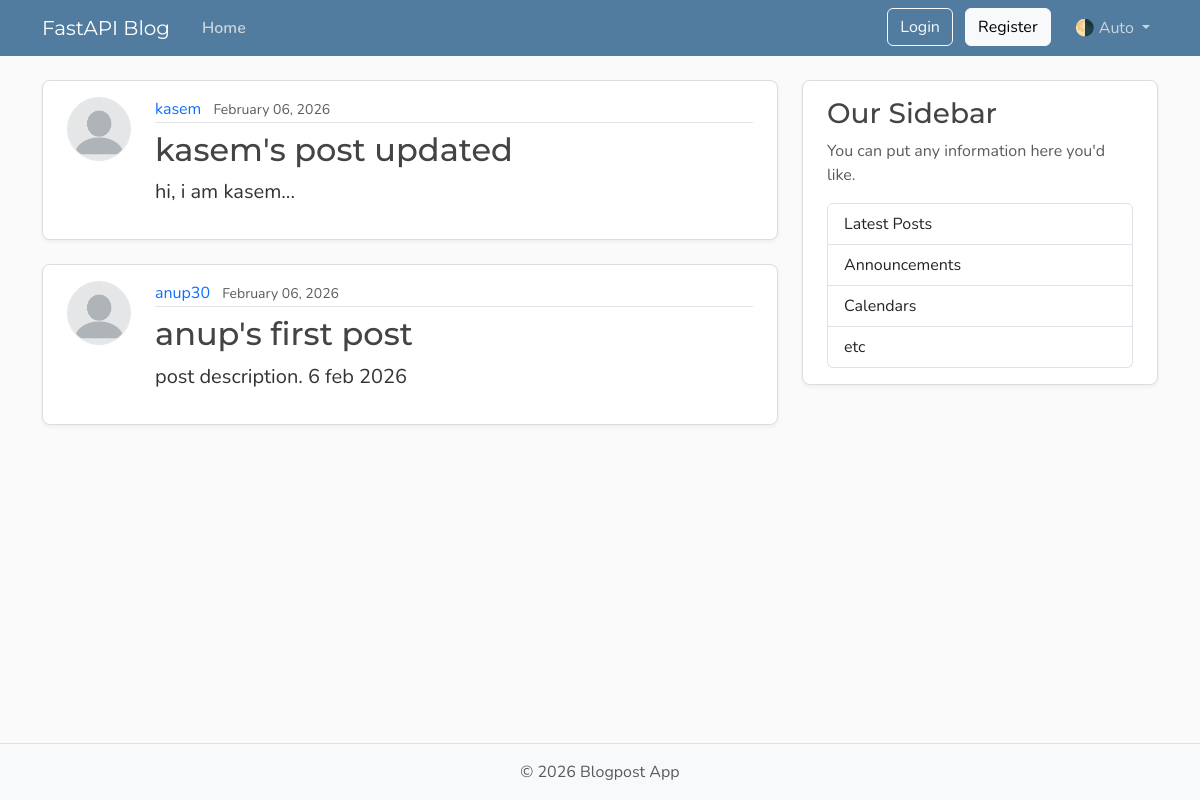
Page /posts on the earlier database version.
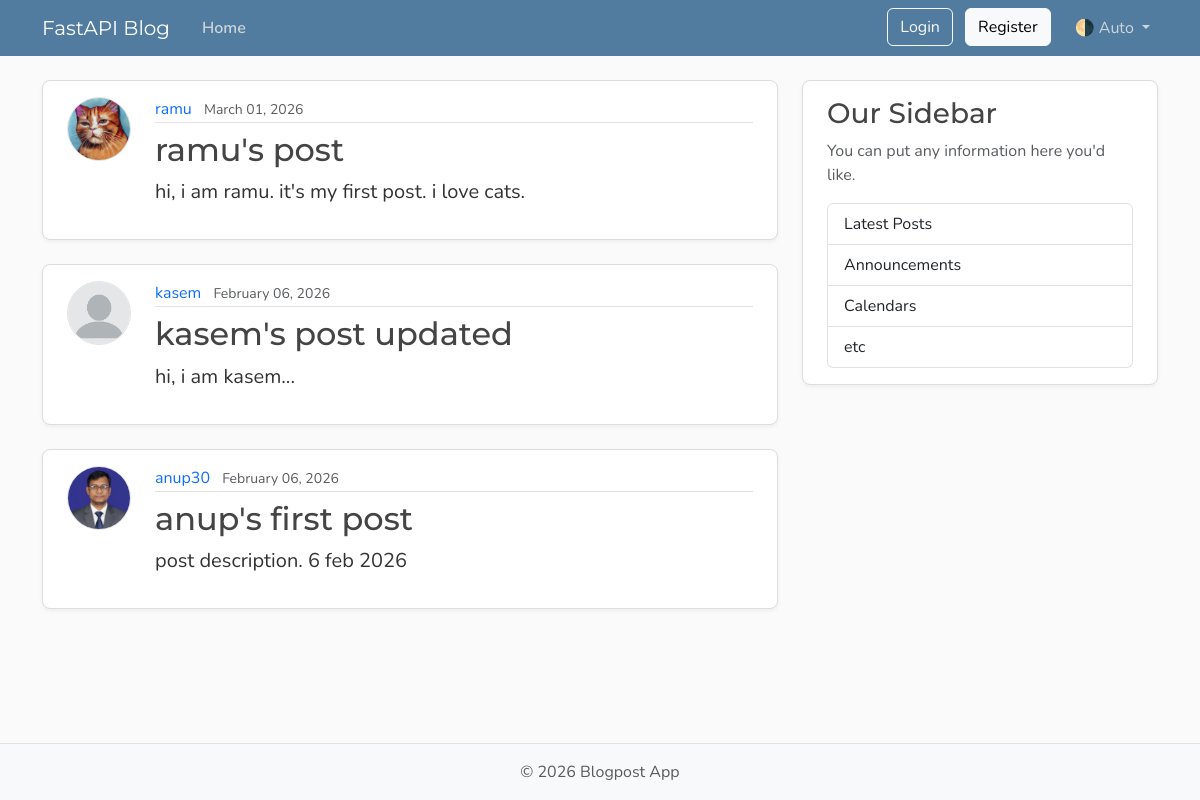
Same page on the later database version.
### models.py (models this page shows, shortened)
class Post(Base):
    __tablename__ = "posts"
    id: Mapped[int] = mapped_column(Integer, primary_key=True, index=True)
    title: Mapped[str] = mapped_column(String(100), nullable=False)
    content: Mapped[str] = mapped_column(Text, nullable=False)
    user_id: Mapped[int] = mapped_column(
        ForeignKey("users.id"),
        nullable=False,
        index=True,
    )
    date_posted: Mapped[datetime] = mapped_column(
        DateTime(timezone=True),
        default=lambda: datetime.now(UTC),
    )
    author: Mapped[User] = relationship(back_populates="posts")

class User(Base):
    __tablename__ = "users"
    id: Mapped[int] = mapped_column(Integer, primary_key=True, index=True)
    username: Mapped[str] = mapped_column(String(50), unique=True, nullable=False)
    email: Mapped[str] = mapped_column(String(120), unique=True, nullable=False)
    password_hash: Mapped[str] = mapped_column(String(128), nullable=False)
    image_file: Mapped[str | None] = mapped_column(
        String(200),
        nullable=True,
        default=None,
    )
    posts: Mapped[list[Post]] = relationship(
        back_populates="author",
        cascade="all, delete-orphan",
    )

### main.py (the view)
@app.get("/", include_in_schema=False, name="home")
@app.get("/posts", include_in_schema=False, name="posts")
async def home(request: Request, db: Annotated[AsyncSession, Depends(get_db)]):  # why Annotated? see get_db()
    result = await db.execute(
        select(models.Post).options(selectinload(models.Post.author)).order_by(models.Post.date_posted.desc()), # selectinload(): avoids N+1 queries
    )
    posts = result.scalars().all()
    return templates.TemplateResponse(
        request,
        "home.html",
        {"posts": posts, "title": "Home"},
    )

### templates/home.html
{% extends "layout.html" %}
{% block content %}
    {% for post in posts %}
        <article class="content-section py-3 px-4 mb-4">
            <div class="d-flex align-items-start gap-4">
                <img class="rounded-circle article-img flex-shrink-0"
                     src="{{ post.author.image_path }}"
                     alt="{{ post.author.username }}'s profile picture"
                     width="64"
                     height="64"
                     loading="lazy">
                <div class="flex-grow-1">
                    <div class="article-metadata mb-2">
                        <a class="me-2"
                           href="{{ url_for('user_posts', user_id=post.author.id) }}">{{ post.author.username }}</a>
                        <small class="text-body-secondary">{{ post.date_posted.strftime("%B %d, %Y") }}</small>
                    </div>
                    <h2>
                        <a class="article-title"
                           href="{{ url_for('post_page', post_id=post.id) }}">{{ post.title }}</a>
                    </h2>
                    <p class="article-content">{{ post.content }}</p>
                </div>
            </div>
        </article>
    {% endfor %}
{% endblock content %}

### templates/layout.html (shortened to what this page needs)
<!DOCTYPE html>
<html lang="en">
    <head>
        <link href="https://cdn.jsdelivr.net/npm/bootstrap@5.3.8/dist/css/bootstrap.min.css"
              rel="stylesheet"
>
        <link rel="stylesheet"
              type="text/css"
              href="{{ url_for('static', path='css/main.css') }}">
    </head>
    <body class="d-flex flex-column min-vh-100">
        <header class="site-header">
            <nav class="navbar navbar-expand-md bg-steel fixed-top"
                 data-bs-theme="dark">
                <div class="container">
                    <a class="navbar-brand me-4" href="{{ url_for('home') }}">FastAPI Blog</a>
                    <div class="collapse navbar-collapse" id="navbarToggle">
                        <div class="navbar-nav me-auto">
                            <a class="nav-link active"
                               aria-current="page"
                               href="{{ url_for('home') }}">Home</a>
                        </div>
                        <div class="navbar-nav">
                            <div id="loggedOutNav">
                                <a class="btn btn-outline-light mb-2 mb-md-0 me-md-2"
                                   href="{{ url_for('login_page') }}">Login</a>
                                <a class="btn btn-light mb-2 mb-md-0 me-md-3"
                                   href="{{ url_for('register_page') }}">Register</a>
                            </div>
                            <div class="nav-item dropdown">
                                <a class="nav-link dropdown-toggle"
                                   href="#"
                                   role="button"
                                   id="bd-theme"
                                   data-bs-toggle="dropdown"
                                   aria-expanded="false">
                                    <span id="bd-theme-text">🌗 Auto</span>
                                </a>
                            </div>
                        </div>
                    </div>
                </div>
            </nav>
        </header>
        <main role="main" class="container">
            <div class="row">
                <div class="col-md-8">
                    {% block content %}
                    {% endblock content %}
                </div>
                <aside class="col-md-4">
                    <div class="content-section py-3 px-4 mb-4">
                        <h3>Our Sidebar</h3>
                        <p class="text-body-secondary">You can put any information here you'd like.</p>
                        <ul class="list-group">
                            <li class="list-group-item">Latest Posts</li>
                            <li class="list-group-item">Announcements</li>
                            <li class="list-group-item">Calendars</li>
                            <li class="list-group-item">etc</li>
                        </ul>
                    </div>
                </aside>
            </div>
        </main>
        <footer class="mt-auto py-3 bg-body-tertiary border-top">
            <div class="container text-center">
                <p class="text-body-secondary mb-0">
                    © <span id="year"></span> Blogpost App
                </p>
            </div>
        </footer>
    </body>
</html>

### static/css/main.css (style rules this page uses)
:root { --font-heading: "Montserrat", system-ui, -apple-system, BlinkMacSystemFont, sans-serif; --font-body: "Nunito", system-ui, -apple-system, BlinkMacSystemFont, sans-serif; --color-bg-body: #fafafa; --color-bg-content: #ffffff; --color-text-primary: #333333; --color-text-heading: #444444; --color-steel: #527c9f; --color-nav-link: #cbd5db; --color-nav-link-hover: #ffffff; --color-link-hover: #428bca; --color-border: #dddddd; --color-border-light: #e3e3e3; --spacing-xl: 5rem; --article-img-size: 4rem; --account-img-size: 7.813rem; }
body { font-family: var(--font-body); background: var(--color-bg-body); color: var(--color-text-primary); }
main { padding-top: var(--spacing-xl); }
h1, h2, h3, h4, h5, h6 { font-family: var(--font-heading); color: var(--color-text-heading); }
.navbar-brand { font-family: var(--font-heading); }
a { text-decoration: none; }
.bg-steel { background-color: var(--color-steel); }
.site-header .navbar-nav .nav-link { color: var(--color-nav-link); transition: color 0.2s ease-in-out; }
.site-header .navbar-nav .nav-link.active { font-weight: 600; }
.content-section { background: var(--color-bg-content); border: 1px solid var(--color-border); border-radius: 0.5rem; box-shadow: 0 2px 4px rgba(15, 23, 42, 0.05); transition: box-shadow 0.15s ease, transform 0.15s ease, border-color 0.15s ease; }
.article-title { color: var(--color-text-heading); transition: color 0.2s ease-in-out; }
.article-content { white-space: pre-line; font-size: 1.25rem; }
.article-img { height: var(--article-img-size); width: var(--article-img-size); flex-shrink: 0; object-fit: cover; border: 1px solid var(--color-border-light); box-shadow: 0 0 0 2px var(--color-bg-content); }
.article-metadata { padding-bottom: 0.063rem; border-bottom: 1px solid var(--color-border-light); }
.article-metadata a { transition: color 0.2s ease-in-out; }
[data-bs-theme="dark"] { --color-bg-body: #1a1a1a; --color-bg-content: #2d2d2d; --color-text-primary: #e0e0e0; --color-text-heading: #f0f0f0; --color-border: #404040; --color-border-light: #4a4a4a; }

Differences in the rows shown:
added Post: author.image_path (picture), author.username "ramu", date_posted "March 01, 2026", title "ramu's post", content "hi, i am ramu. it's my first post. i love cats."
changed through a linked row, Post "anup's first post": author.image_path: picture added in place of a placeholder
